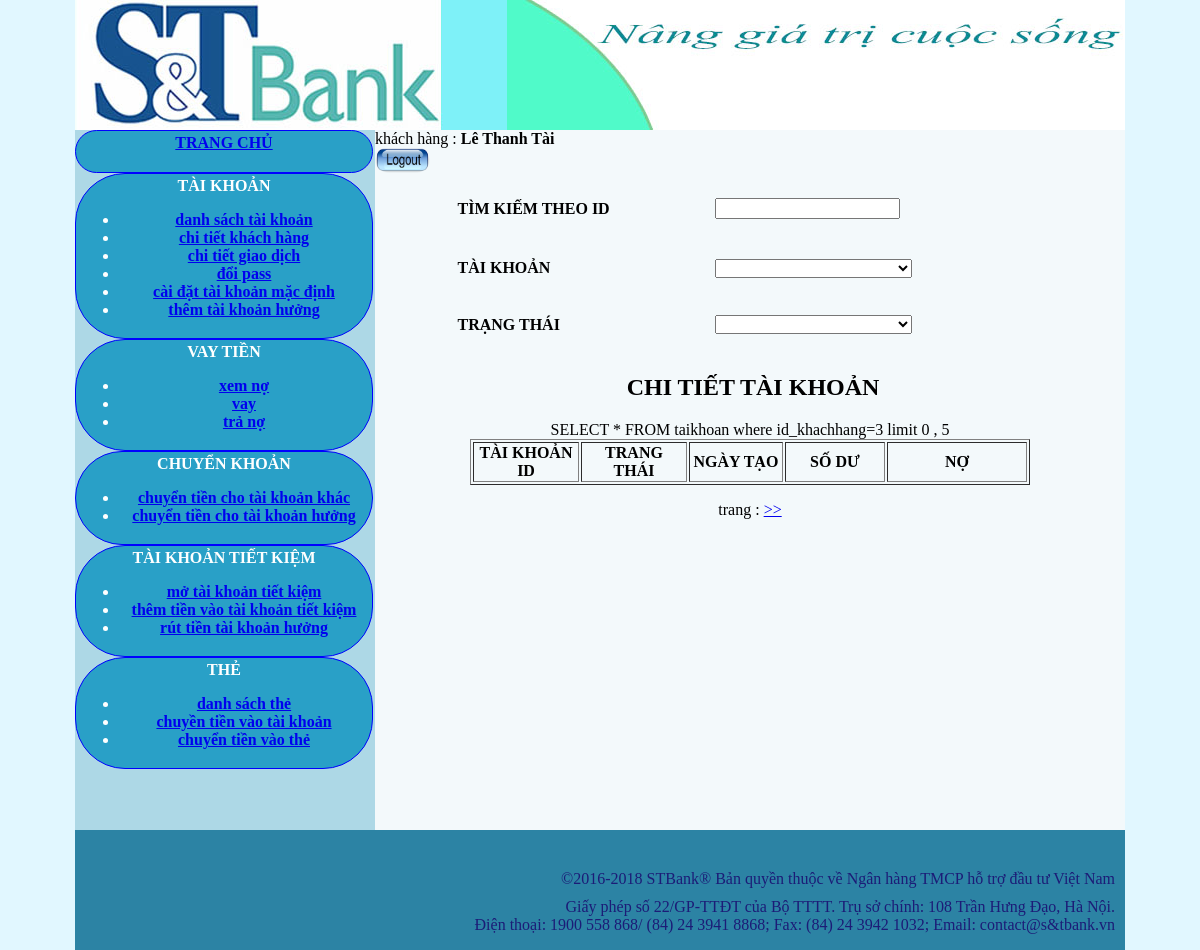
The app's page /acctrangchu.php?ts=dstk (signed in), older data.
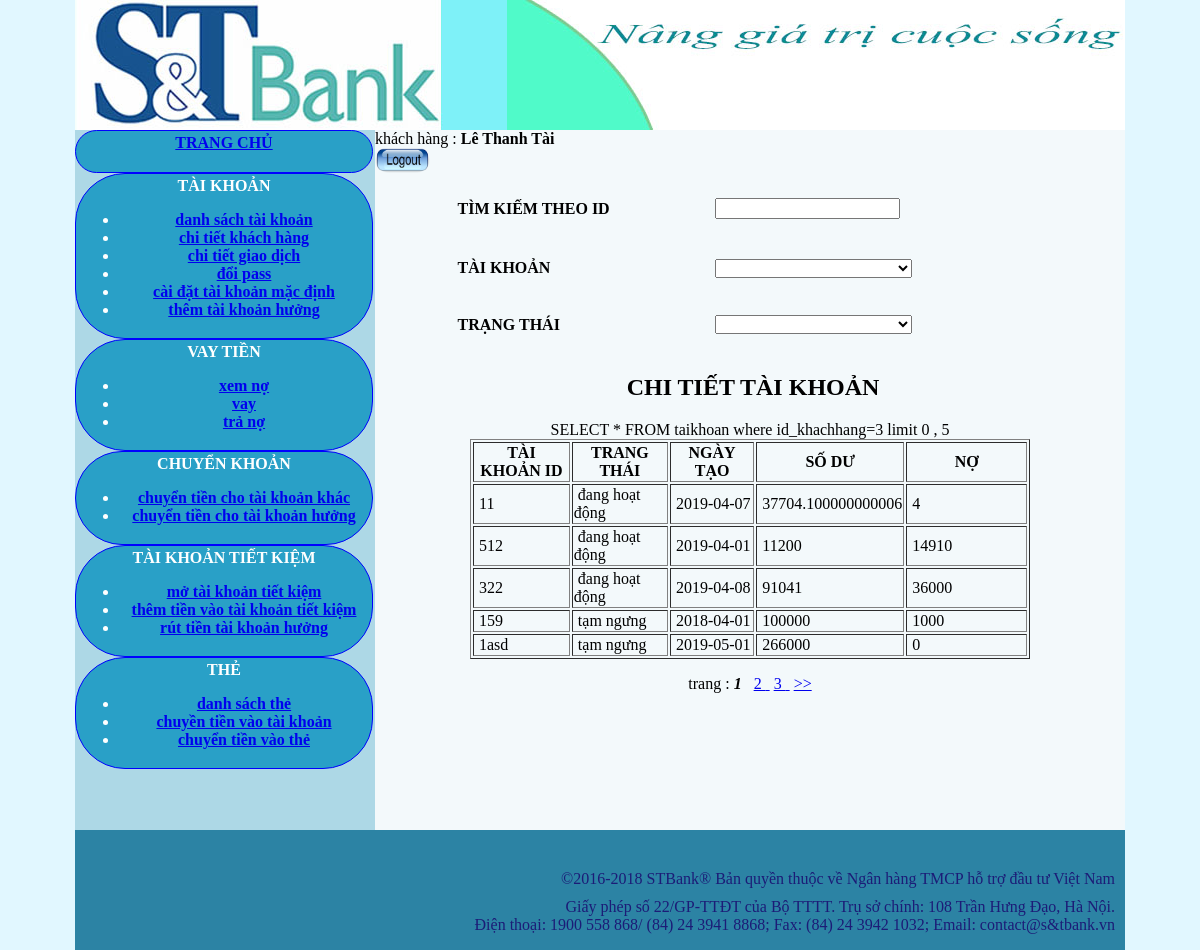
The same page, newer data.
### tables this page shows
CREATE TABLE `taikhoan` (
  `id_taikhoan` int(25) NOT NULL,
  `taikhoanid` varchar(25) NOT NULL,
  `id_khachhang` varchar(25) NOT NULL,
  `trangthai` varchar(25) NOT NULL,
  `ngaytao` date NOT NULL,
  `sodu` double NOT NULL,
  `no` double DEFAULT NULL
);

### DBconnect.php (called while the page is built, shortened)
<?php
class control {
	private $con ;
	public function setCon ($conn){
		$this->con = $conn ;
	}
	function control ($conn){
		$this->con = $conn ;
	}
	public function query ($que){
		 $conn = $this->con ;
		return mysqli_query($conn,$que) ;
	}
	public function fetch_arr($que){
		return @mysqli_fetch_assoc($que);
	}
}
$hostname = 'localhost:3306';
$username = 'root';
$password = '';
$dbname = "test";
$conn = mysqli_connect($hostname, $username, $password,$dbname);
        mysqli_set_charset($conn, 'UTF8');
 $control = new control($conn);
?>

### danhsachtaikhoan.php (the view, shortened to what this page needs)
<?php require("DBconnect.php") ;?>
	<?php
	    $sql = "SELECT * FROM taikhoan where id_khachhang=$_SESSION[id_khachhang]";
	?>
<form id="form1" name="form1" method="get" action="acctrangchu.php" >
           	  <table width="591" height="177"  align="center">
        	    <tr>
				  <td> <strong> TÌM KIẾM THEO ID</strong></td>
				   <td> <label><input type="input" name ="timkiem" onChange="form1.submit()" > </label></td>
				  </tr>
        	    <tr>
        	      <td><strong> TÀI KHOẢN </strong></td>
        	   <td><label>
        	        <select name="taikhoan" id="taikhoan" onchange="form1.submit()"  >
                             <option value="">&nbsp; &nbsp; &nbsp; &nbsp; &nbsp; &nbsp; &nbsp; &nbsp; &nbsp; &nbsp; &nbsp; &nbsp; &nbsp; &nbsp; &nbsp; &nbsp; &nbsp; &nbsp; &nbsp; &nbsp; &nbsp; &nbsp;  &nbsp; &nbsp; </option>
      	            </select>
      	        </label></td>
      	      </tr>
				  <tr>
        	      <td><strong>TRẠNG THÁI </strong></td>
        	   <td><label>
        	        <select name="trangthai" id="trangthai"  onchange="form1.submit()" >
                             <option value="">&nbsp; &nbsp; &nbsp; &nbsp; &nbsp; &nbsp; &nbsp; &nbsp; &nbsp; &nbsp; &nbsp; &nbsp; &nbsp; &nbsp; &nbsp; &nbsp; &nbsp; &nbsp; &nbsp; &nbsp; &nbsp; &nbsp;  &nbsp; &nbsp; </option>
      	            </select>
      	        </label></td>
      	      </tr>
	</table>
<div align="center" >
     		 <h2>&nbsp;CHI TIẾT TÀI KHOẢN</h2>
     		 <table width="560" border="1"  align="center">
     		   <tr >
     		     <th  width="105" scope="col">TÀI KHOẢN ID</th>
                 <th width="105" scope="col">TRANG THÁI</th>
                 <th width="93" scope="col">NGÀY TẠO</th>
                 <th width="101" scope="col">SỐ DƯ</th>
                 <th width="144" scope="col">NỢ</th>
      </tr>
				<?php
				 $truyendulieu ="";
				 ?>
				 <?php
  $kq = $control->query($sql);
  $tsp = mysqli_num_rows($kq);
  $sd = 5 ;
  $sn = 5 ;
  $tst = ceil($tsp/$sd);
  $tsn = ceil($tst/$sn);
  if (isset($_GET["gr"])){
	  $gr = $_GET["gr"];
	  $page = ($gr  - 1) * $sn + 1 ;
	  }
  else if (isset($_GET["page"])){
	  $page = $_GET["page"] ;
	  $gr =  ceil ($page / $sn);
	  }
	  else {
		  $gr = $page = 1 ;}
	$vitri = ($page - 1) * $sd ;
	$sql.= " limit $vitri , $sd ";
	$kq = $control->query($sql);
  ?>
  <?php
   while($taikhoan = $control->fetch_arr($kq)){
					 if ($taikhoan["trangthai"] == 2) $trangthai = "đang hoạt động" ;
					 else $trangthai = "tạm ngưng";
					if(isset($_GET["timkiem"]))$tais=highlightKeywords($taikhoan["taikhoanid"],$_GET["timkiem"]);
	                else $tais = $taikhoan["taikhoanid"];
					 echo "
                   <tr>
                    <td>&nbsp;$tais</td>
                    <td>&nbsp;$trangthai</td>
                    <td>&nbsp;$taikhoan[ngaytao]</td>
                    <td>&nbsp;$taikhoan[sodu]</td>
                    <td>&nbsp;$taikhoan[no]</td>
                  </tr>";
	  }
				 ?>
   		   </table>
	<?php
  if ($page != 1 and $page != 2) {
  $dau = $page-2 ;
  }
  else $dau = 1;
	$cuoi = $page + 2;
  if ($cuoi > $tst) $cuoi = $tst ;
  ?>
  <p> trang : <?php  if ($page != 1 ){
	  ?>
      <a href="acctrangchu.php?ts=dstk&page=<?php echo 1 ; echo $truyendulieu;?>"> << </a>
	  <?php
  }
  for($i=$dau;$i<=$cuoi;$i++){
	     if ($page == $i) echo " <b> <i> $i </i> </b> &nbsp;";
		 else {
			 ?>
	       <a href="acctrangchu.php?ts=dstk&page=<?php echo $i ; echo $truyendulieu;?> "><?php echo $i ; ?> &nbsp;</a>
     <?php }
  }
   if ($page != $tsn ) {?> <a href="acctrangchu.php?ts=dstk&page=<?php echo $tst ;echo $truyendulieu; ?>"> >> </a>  <?php
   }
  ?></p>

Row changes from the older to the newer data that the page shows:
now on this page (row edited): taikhoan: taikhoanid "11", trangthai "đang hoạt động", ngaytao "2019-04-07", sodu "37704.100000000006", no "4"
now on this page (row edited): taikhoan: taikhoanid "512", trangthai "đang hoạt động", ngaytao "2019-04-01", sodu "11200", no "14910"
now on this page (row edited): taikhoan: taikhoanid "322", trangthai "đang hoạt động", ngaytao "2019-04-08", sodu "91041", no "36000"
added taikhoan: taikhoanid "159", trangthai "tạm ngưng", ngaytao "2018-04-01", sodu "100000", no "1000"
added taikhoan: taikhoanid "1asd", trangthai "tạm ngưng", ngaytao "2019-05-01", sodu "266000", no "0"
Text that changed along with them:
new list line: "1"
new list line: "2"
new list line: "3"
